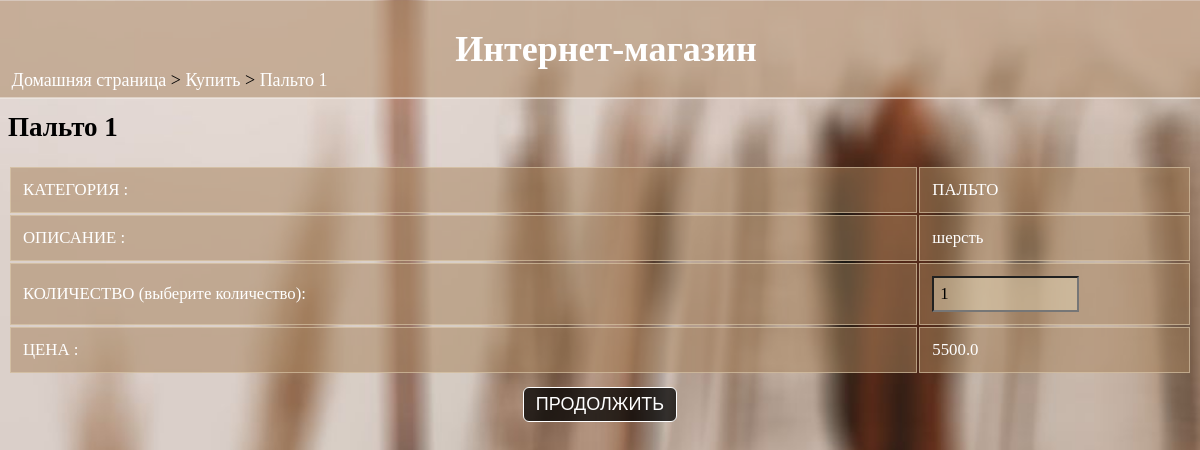
Page /buy/3/ (signed in) on the committed database.
### data/product.py (models this page shows)
class Product(SqlAlchemyBase, UserMixin):
    __tablename__ = 'product'
    prodID = sqlalchemy.Column(sqlalchemy.Integer, primary_key=True, autoincrement=True)
    name = sqlalchemy.Column(sqlalchemy.String)
    quantity = sqlalchemy.Column(sqlalchemy.Integer)
    category = sqlalchemy.Column(sqlalchemy.String)
    cost_price = sqlalchemy.Column(sqlalchemy.Float)
    sell_price = sqlalchemy.Column(sqlalchemy.Float)
    description = sqlalchemy.Column(sqlalchemy.String)
    sellID = sqlalchemy.Column(sqlalchemy.Integer, sqlalchemy.ForeignKey("sellers.sellID"))

### shop.py (the view)
@app.route("/buy/<id>/", methods=['POST', 'GET'])
def buy_product(id):
    if 'userid' not in session:
        return redirect(url_for('home'))
    if session['type'] == "Seller":
        abort(403)
    ispresent, tup = product_info(id)
    if not ispresent:
        abort(404)
    (name, quantity, category, cost_price, sell_price, sellID, desp, sell_name) = tup
    if request.method == "POST":
        data = request.form
        total = int(data['qty'])*float(sell_price)
        return redirect(url_for('buy_confirm', total=total, quantity=data['qty'], id=id))
    return render_template('buy_product.html', name=name, category=category, desp=desp, quantity=quantity, price=sell_price)

### data/db_session.py (called while the page is built)
def create_session() -> Session:
    global __factory
    return __factory()

### shop.py (called while the page is built)
def product_info(id):
    db_sess = db_session.create_session()
    a = db_sess.query(Product).filter(Product.prodID == id)[0]
    b = db_sess.query(Seller).filter(Seller.sellID == Product.sellID)[0]
    a = (a.name, a.quantity, a.category, a.cost_price, a.sell_price, a.sellID, a.description, b.name)
    res = [i for i in a]
    if len(res) == 0:
        return False, res
    return True, res

### templates/buy_product.html (shortened to what this page needs)
<html>
<head>
  <link rel="stylesheet" href="{{url_for('static', filename='main.css')}}">
</head>
<body>
  <div class="sticky">
    <h1>Интернет-магазин</h1>
  </div>
  <div class="nav">
  <p><a href="/">Домашняя страница</a> > <a href="/buy">Купить</a> > <a href="">{{name}}</a></p>
  </div>
  <h2>{{name}}</h2>
  <form action="" method="POST">
    <table>
      <tr>
        <td>КАТЕГОРИЯ :</td><td>{{category}}</td>
      </tr>
      <tr>
        <td>ОПИСАНИЕ :</td><td><pre>{{desp}}</pre></td>
      </tr>
      <tr>
        <td>КОЛИЧЕСТВО (выберите количество):</td><td><input type="number" name="qty" value="1" min="1" max='{{quantity}}'></td>
      </tr>
      <tr>
        <td>ЦЕНА :</td><td>{{price}}</td>
      </tr>
    </table>
    <input type="submit" value="ПРОДОЛЖИТЬ" style="display:block; margin-left:auto; margin-right:auto; margin-top:1vw;">
  </form>
</body>
</html>

### static/main.css (style rules this page uses)
div.sticky { position: -webkit-sticky; position: sticky; top: 0.2px; margin: -0.7vw; background-color: rgba(167, 130, 93, 0.5); color: white; padding: 0.3vw; font-size: 1.5vw; text-align: center; border-bottom: 1px solid white; font-family: 'Times New Roman'; }
div.sticky h1 { padding-left:1vw; }
body { font-family:'Times New Roman'; font-size: 1.5vw; background-image: url('background2.jpg'); background-size: cover; background-repeat: no-repeat; background-attachment: fixed; color: black; max-width: 100%; overflow-x: hidden; }
div.nav { position: fixed; display: block; top: 5vw; margin:-0.7vw; padding-left:1vw; border:none; overflow: hidden; }
div.nav a { text-decoration: none; color: white; }
input[type=text], input[type=email], input[type=password],input[type=tel], input[type=search], input[type=number],select, textarea { font-family: inherit; background-color: rgba(224, 207, 177, 0.534); width: 60%; font-size: 1.4vw; padding:0.5vw; }
input[type=submit] { cursor: pointer; font-size: 1.5vw; padding: 0.5vw 1vw 0.5vw 1vw; border-radius: 0.5vw; color: white; background-color: rgba(0, 0, 0, 0.747); border: 1px solid white; }
table { width: 100%; font-size: 1.4vw; }
td { border: 1px solid rgba(224, 207, 177, 0.589); padding:1vw; text-align: left; background-color: rgba(167, 130, 93, 0.521); color: white; word-wrap: break-word; }
pre { font-size: 1.4vw; font-family: inherit; }
a { text-decoration: none; color: white; }

### rows in the picture
Product: name "Пальто 1", category "ПАЛЬТО", description "шерсть", sell_price "5500.0"
